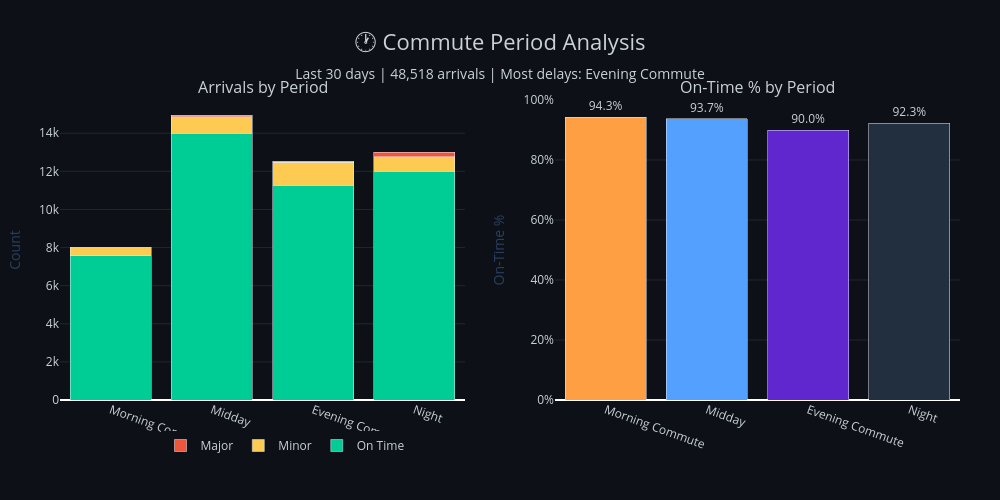

Notebook code cell kept with this figure:
### Markdown cell above
## Create Charts

### Code cell
def create_commute_chart(period_stats, arrivals):
    fig = make_subplots(
        rows=1, cols=2,
        subplot_titles=['Arrivals by Period', 'On-Time % by Period'],
        specs=[[{"type": "bar"}, {"type": "bar"}]]
    )
    
    # Left: Stacked bar by status
    for status in ['On Time', 'Minor', 'Major']:
        fig.add_trace(
            go.Bar(
                x=period_stats['period'],
                y=period_stats[status],
                name=status,
                marker_color=STATUS_COLORS[status],
                hovertemplate=f'{status}: %{{y:,.0f}}<extra></extra>',
            ),
            row=1, col=1
        )
    
    # Right: On-time percentage bars
    colors = [PERIOD_COLORS.get(p, '#888') for p in period_stats['period']]
    fig.add_trace(
        go.Bar(
            x=period_stats['period'],
            y=period_stats['on_time_pct'],
            name='On-Time %',
            marker_color=colors,
            text=period_stats['on_time_pct'].apply(lambda x: f'{x:.1f}%'),
            textposition='outside',
            textfont=dict(color=THEME['text_color']),
            showlegend=False,
            hovertemplate='%{y:.1f}%<extra></extra>',
        ),
        row=1, col=2
    )
    
    # Summary stats
    total = period_stats['total'].sum()
    worst_period = period_stats.loc[period_stats['on_time_pct'].idxmin(), 'period']
    
    fig.update_layout(
        title=dict(
            text=f'🕐 Commute Period Analysis<br><span style="font-size:14px;color:{THEME["text_color"]}">Last {DAYS_TO_ANALYZE} days | {int(total):,} arrivals | Most delays: {worst_period}</span>',
            font=dict(size=22, color=THEME['text_color']),
            x=0.5,
            xanchor='center'
        ),
        barmode='stack',
        legend=dict(
            orientation='h',
            yanchor='bottom',
            y=-0.2,
            xanchor='center',
            x=0.25,
            font=dict(color=THEME['text_color']),
        ),
        plot_bgcolor=THEME['bg_color'],
        paper_bgcolor=THEME['bg_color'],
        height=FIGURE_HEIGHT,
        width=FIGURE_WIDTH,
        margin=dict(l=60, r=40, t=100, b=100),
    )
    
    # Update axes
    for i in [1, 2]:
        fig.update_xaxes(tickfont=dict(color=THEME['text_color']), tickangle=20, row=1, col=i)
    fig.update_yaxes(title='Count', tickfont=dict(color=THEME['text_color']), gridcolor=THEME['grid_color'], row=1, col=1)
    fig.update_yaxes(title='On-Time %', ticksuffix='%', tickfont=dict(color=THEME['text_color']), gridcolor=THEME['grid_color'], range=[0, 100], row=1, col=2)
    
    # Update subplot titles
    for ann in fig.layout.annotations:
        ann.font.color = THEME['text_color']
    
    return fig

fig = create_commute_chart(period_stats, arrivals)
fig.show()

### Figure 1 — Plotly figure (JSON) as saved in the notebook; plotly's stock layout.template omitted (floating-point values rounded to 4 significant figures)
{"data": [{"hovertemplate": "On Time: %{y:,.0f}<extra></extra>", "marker": {"color": "#00CC96"}, "name": "On Time", "type": "bar", "x": ["Morning Commute", "Midday", "Evening Commute", "Night"], "xaxis": "x", "y": [7565, 14013, 11277, 12014], "yaxis": "y"}, {"hovertemplate": "Minor: %{y:,.0f}<extra></extra>", "marker": {"color": "#FECB52"}, "name": "Minor", "type": "bar", "x": ["Morning Commute", "Midday", "Evening Commute", "Night"], "xaxis": "x", "y": [433, 842, 1195, 744], "yaxis": "y"}, {"hovertemplate": "Major: %{y:,.0f}<extra></extra>", "marker": {"color": "#EF553B"}, "name": "Major", "type": "bar", "x": ["Morning Commute", "Midday", "Evening Commute", "Night"], "xaxis": "x", "y": [21, 103, 56, 255], "yaxis": "y"}, {"hovertemplate": "%{y:.1f}%<extra></extra>", "marker": {"color": ["#ff9f43", "#54a0ff", "#5f27cd", "#222f3e"]}, "name": "On-Time %", "showlegend": false, "text": ["94.3%", "93.7%", "90.0%", "92.3%"], "textfont": {"color": "#c9d1d9"}, "textposition": "outside", "type": "bar", "x": ["Morning Commute", "Midday", "Evening Commute", "Night"], "xaxis": "x2", "y": [94.3, 93.7, 90.0, 92.3], "yaxis": "y2"}], "layout": {"annotations": [{"font": {"color": "#c9d1d9", "size": 16}, "showarrow": false, "text": "Arrivals by Period", "x": 0.225, "xanchor": "center", "xref": "paper", "y": 1, "yanchor": "bottom", "yref": "paper"}, {"font": {"color": "#c9d1d9", "size": 16}, "showarrow": false, "text": "On-Time % by Period", "x": 0.775, "xanchor": "center", "xref": "paper", "y": 1, "yanchor": "bottom", "yref": "paper"}], "barmode": "stack", "height": 500, "legend": {"font": {"color": "#c9d1d9"}, "orientation": "h", "x": 0.25, "xanchor": "center", "y": -0.2, "yanchor": "bottom"}, "margin": {"b": 100, "l": 60, "r": 40, "t": 100}, "paper_bgcolor": "#0d1117", "plot_bgcolor": "#0d1117", "title": {"font": {"color": "#c9d1d9", "size": 22}, "text": "🕐 Commute Period Analysis<br><span style=\"font-size:14px;color:#c9d1d9\">Last 30 days | 48,518 arrivals | Most delays: Evening Commute</span>", "x": 0.5, "xanchor": "center"}, "width": 1000, "xaxis": {"anchor": "y", "domain": [0, 0.45], "tickangle": 20, "tickfont": {"color": "#c9d1d9"}}, "xaxis2": {"anchor": "y2", "domain": [0.55, 1], "tickangle": 20, "tickfont": {"color": "#c9d1d9"}}, "yaxis": {"anchor": "x", "domain": [0, 1], "gridcolor": "#21262d", "tickfont": {"color": "#c9d1d9"}, "title": {"text": "Count"}}, "yaxis2": {"anchor": "x2", "domain": [0, 1], "gridcolor": "#21262d", "range": [0, 100], "tickfont": {"color": "#c9d1d9"}, "ticksuffix": "%", "title": {"text": "On-Time %"}}}}
